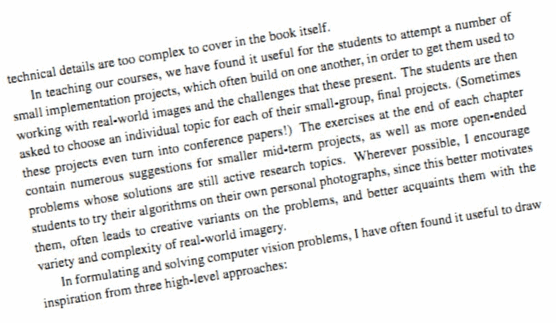
#> input picture src/imageTextR.png, 556 x 323 px
$ python -i hough_line.py   (imports and definitions only)
#> lines starting #> are read from the running program, lines starting #| are printed output that depends on the picture; after the words box and inside, x2 and y2 are one past the last pixel; in counts of white or black regions, pixels touching at a corner belong together; pictures that were not available may be replaced by others from this repository, and a replacement may not be noted
# hough_line.py

import cv2
import numpy as np


# [4 lines left out: function nothing, not called in this run]


def houghP(img_original):
    img_original = cv2.imread('images/gundam.jpg')
#> img_original is the input picture: shape (323, 556, 3); mean B, G, R 235.1, 235.5, 235.4

    blur = cv2.GaussianBlur(img_original, (9, 9), 0)
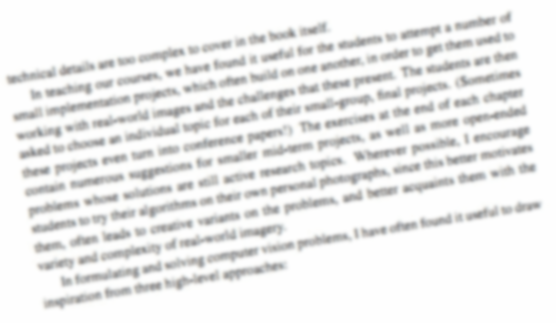
#> blur: shape (323, 556, 3); mean B, G, R 235.1, 235.5, 235.4
    gray = cv2.cvtColor(blur, cv2.COLOR_BGR2GRAY)

    cv2.namedWindow('Hough Line Transform')
    cv2.createTrackbar('Canny Threshold 1', 'Hough Line Transform', 0, 1200, nothing)
    cv2.createTrackbar('Canny Threshold 2', 'Hough Line Transform', 0, 1200, nothing)
    cv2.createTrackbar("Min Line Length", 'Hough Line Transform', 0, 100, nothing)
    cv2.createTrackbar("Max Line Gap", 'Hough Line Transform', 0, 100, nothing)

    while True:
        minLineLength = cv2.getTrackbarPos('Min Line Length', 'Hough Line Transform')
        maxLineGap = cv2.getTrackbarPos('Max Line Gap', 'Hough Line Transform')
        cannyThreshold1 = cv2.getTrackbarPos('Canny Threshold 1', 'Hough Line Transform')
        cannyThreshold2 = cv2.getTrackbarPos('Canny Threshold 2', 'Hough Line Transform')

        # Create a new copy of the original image for drawing on later.
        img = img_original.copy()
        # Create a dark image for drawing line detections on and later line refine.
        dark = np.zeros(img.shape)
        # Use the Canny Edge Detector to find some edges.
        edges = cv2.Canny(gray, cannyThreshold1, cannyThreshold2)
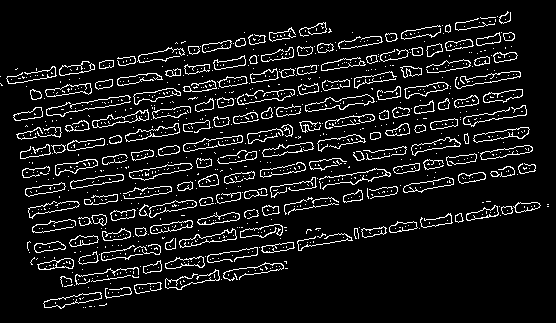
#> edges: shape (323, 556); 8.6% white in thin lines or dots
        # Attempt to detect straight lines in the edge detected image.
        lines = cv2.HoughLinesP(edges, 1, np.pi / 180, 100, minLineLength=minLineLength, maxLineGap=maxLineGap)
#> lines = 656 rows, first 6: [150, 232, 151, 232], [313, 206, 314, 206], [97, 241, 97, 241], [385, 195, 389, 195], [446, 159, 446, 159], [35, 225, 42, 224]

        # For each line that was detected, draw it on the img.
        if lines is not None:
            for line in lines:
                for x1, y1, x2, y2 in line:
                    cv2.line(dark, (x1, y1), (x2, y2), (0, 255, 0), 2)
                    cv2.line(img, (x1, y1), (x2, y2), (0, 255, 0), 2)
#> this loop made 656 passes
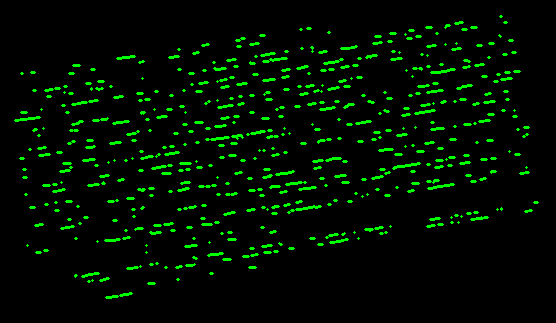
#> dark: shape (323, 556, 3) float64; mean B, G, R 0, 13.8, 0
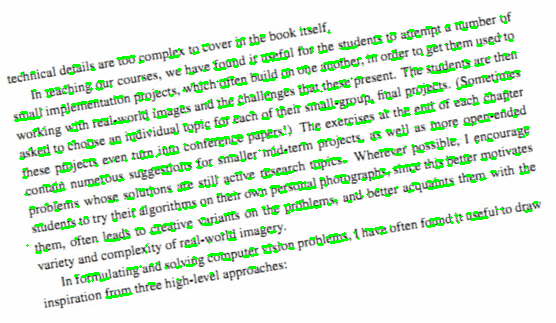
#> img: shape (323, 556, 3); 5.42% of pixels changed, all inside (x1, y1, x2, y2) = (14, 15, 539, 299)

        # Create a combined image of Hough Line Transform result and the Canny Line Detector result.
        combined = np.concatenate((img, cv2.cvtColor(edges, cv2.COLOR_GRAY2BGR)), axis=1)
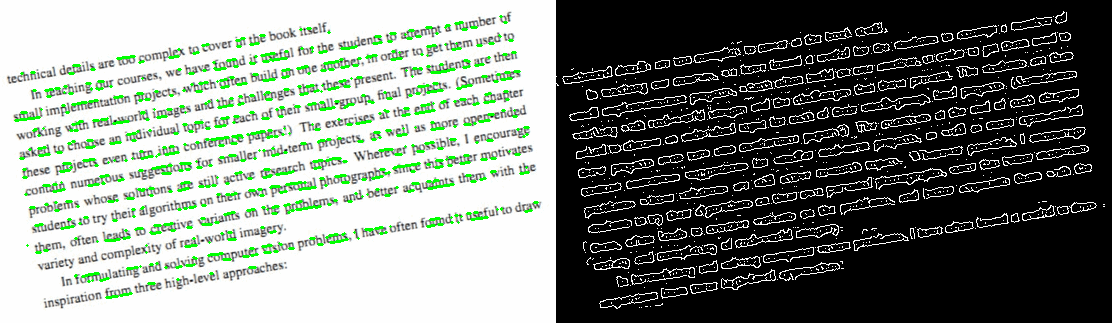
#> combined: shape (323, 1112, 3); mean B, G, R 122.9, 130, 123

        cv2.imshow('Hough Line Transform', combined)

        if cv2.waitKey(100) & 0xFF == ord('q'):
#> (key q is pressed here)
            cv2.destroyAllWindows()
            break

    return dark


# [50 lines left out: function houghNormal, not called in this run]

>>> import cv2
>>> picture = cv2.imread('imageTextR.png', cv2.IMREAD_GRAYSCALE)
>>> result = houghP(picture)
